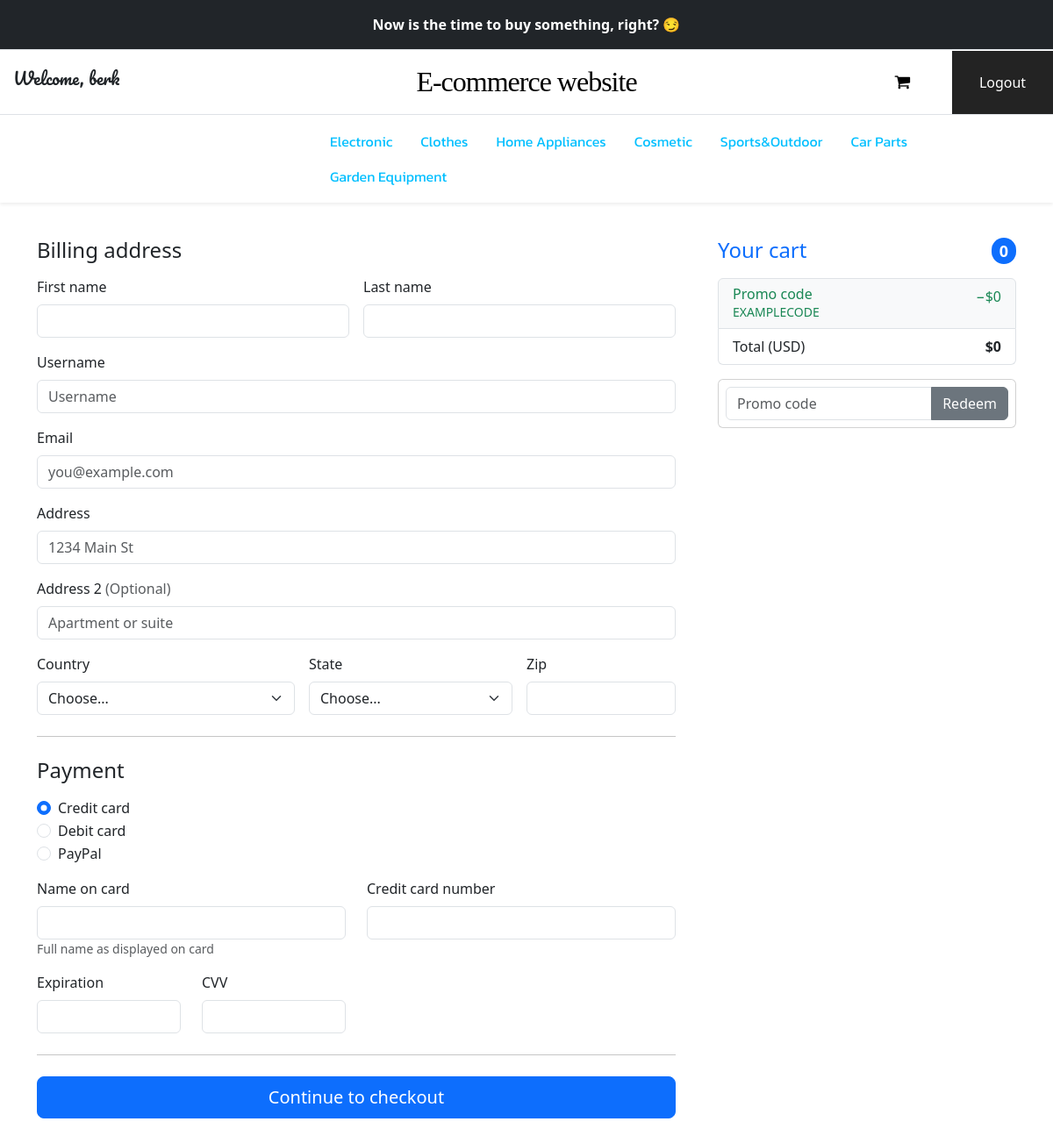
/payment/ (signed in), run on an earlier commit of the app's database.
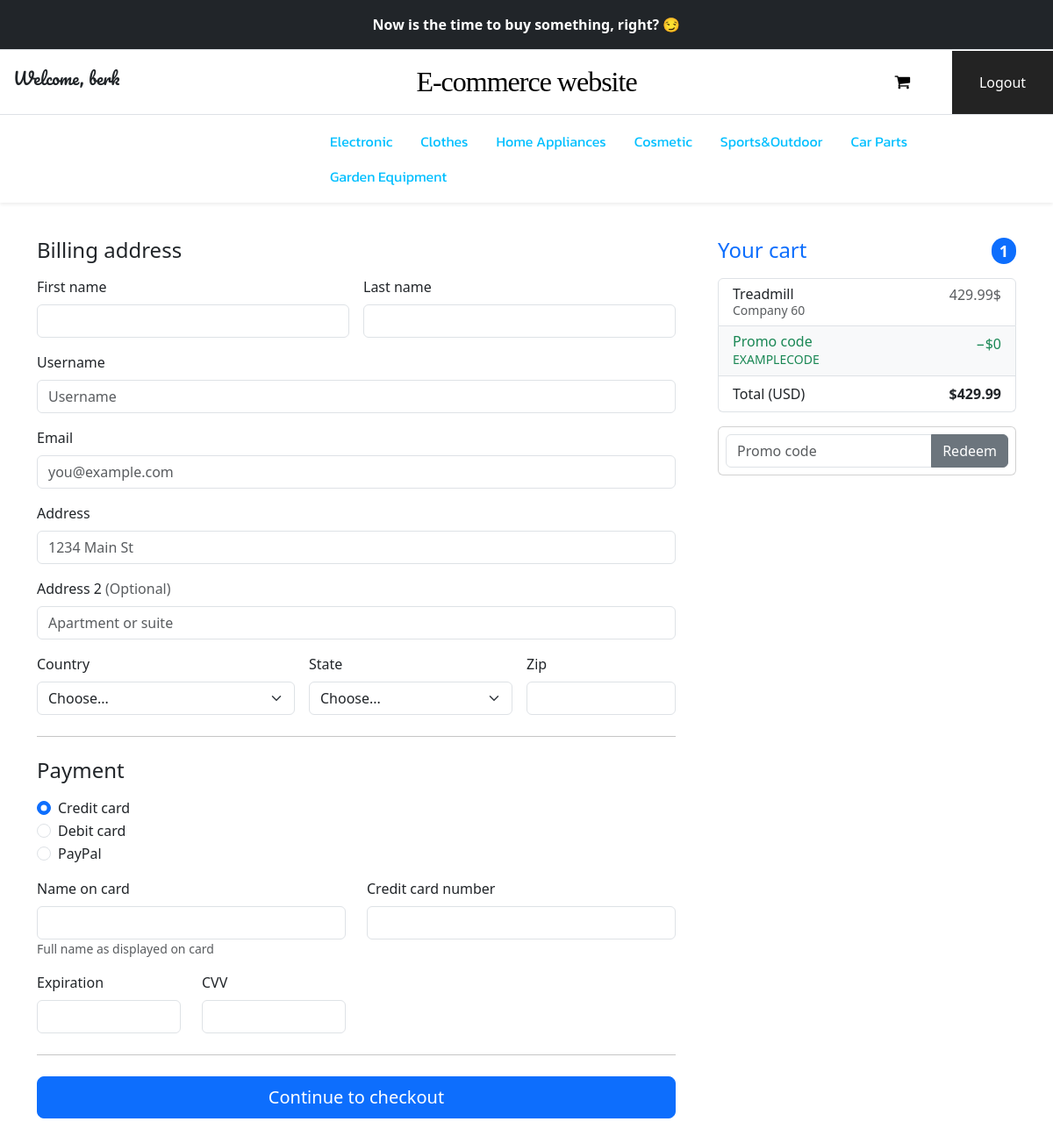
And on a later commit of the database.
### ecommerceapp/models.py (models this page shows, shortened)
class ProductsOnSale(models.Model):
    companyname = models.CharField(max_length=50)
    productType = models.CharField(max_length=30)
    productName = models.CharField(max_length=100)
    productPrice = models.FloatField()
    productdescription = models.CharField(max_length=800)
    creationDate = models.DateTimeField(auto_now_add= True)
    product_image = models.FileField(blank=True)

### ecommerceapp/views.py (the view)
# urls.py: path('payment/', views.payment, name="payment"),
@login_required(login_url="/login")
def payment (request):
    username= request.user
    items = models.Buyitem.objects.filter(Q(who_buy=username)).all()
    sonra = len(items)
    item_list=[]
    total_price= 0
    for i in range(sonra) :
        item_pk = items[i].item_pk
        item = models.ProductsOnSale.objects.get(pk=item_pk)
        item_price = item.productPrice
        total_price = total_price + item_price
        item_list.append(item)
    return render(request,"ecommerceapp/payment.html", context={"item_list": item_list,"total_price": total_price })

### ecommerceapp/templates/ecommerceapp/payment.html (shortened to what the changed rows need)
{% extends "base.html" %}
{% block content %}
{% load static %}
<div class="container " style="margin-top: 40px; margin-bottom: 40px;">
      <div class="row g-5">
        <div class="col-md-5 col-lg-4 order-md-last">
          <h4 class="d-flex justify-content-between align-items-center mb-3">
            <span class="text-primary">Your cart</span>
            <span class="badge bg-primary rounded-pill">{{item_list|length}}</span>
          </h4>
          <ul class="list-group mb-3">
            {% for item in item_list %}
            <li class="list-group-item d-flex justify-content-between lh-sm">
              <div>
                <h6 class="my-0">{{item.productName}}</h6>
                <small class="text-body-secondary">{{item.companyname}}</small>
              </div>
              <span class="text-body-secondary">{{item.productPrice}}&dollar;</span>
            </li>
            {% endfor %}
            <li class="list-group-item d-flex justify-content-between">
              <span>Total (USD)</span>
              <strong>${{total_price}}</strong>
            </li>
          </ul>
        </div>
      </div>
  </div>
{% endblock %}

What changed in the data, as far as the page shows it:
added ProductsOnSale: productName "Treadmill", companyname "Company 60", productPrice "429.99"
Also different on the page:
{{ item_list|length }}: "0" → "1"
{{ total_price }}: "0" → "429.99"
